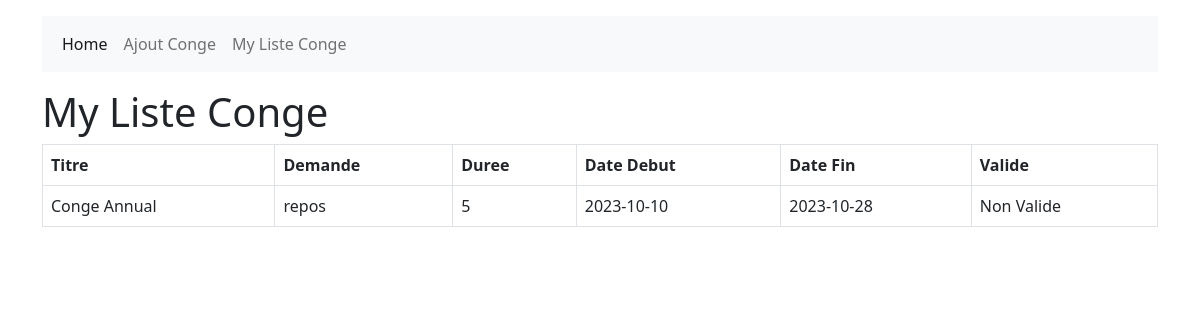
Page /employe/mylist_conge.php on the committed database.
### tables this page shows
CREATE TABLE `conge` (
  `id` int(11) NOT NULL,
  `titre` varchar(100) NOT NULL,
  `demande` varchar(100) NOT NULL,
  `duree` varchar(100) NOT NULL,
  `datedebut` varchar(100) NOT NULL,
  `datefin` varchar(100) NOT NULL,
  `nom` varchar(100) NOT NULL,
  `prenom` varchar(100) NOT NULL,
  `codeemployer` int(11) NOT NULL,
  `valide` varchar(100) NOT NULL
);

### employe/mylist_conge.php (the view)
<?php include 'header.php';?>
<div class="container mt-3">
<h1>My Liste Conge</h1>
  <table class="table table-bordered">
    <thead>
      <tr>
        <th>Titre</th>
        <th>Demande</th>
        <th>Duree</th>
        <th>Date Debut</th>
        <th>Date Fin</th>
        <th>Valide</th>
      </tr>
    </thead>
    <tbody>
      <?php
      include('../db/connexion.php');
     $codeemployer=1;
      $sql="SELECT * FROM `conge` WHERE codeemployer='$codeemployer'";
      $result=$conn->query($sql);
      while($row=mysqli_fetch_array($result,MYSQLI_ASSOC))
      {
      ?>
      <tr>
        <td><?php echo $row['titre'];?></td>
        <td><?php echo $row['demande'];?></td>
        <td><?php echo $row['duree'];?></td>
        <td><?php echo $row['datedebut'];?></td>
        <td><?php echo $row['datefin'];?></td>
        <td><?php echo $row['valide'];?></td>
      </tr>
      <?php
      }
      ?>
    </tbody>
  </table>
  </div>

### rows in the picture
conge: titre "Conge Annual", demande "repos", duree "5", datedebut "2023-10-10", datefin "2023-10-28", valide "Non Valide"
